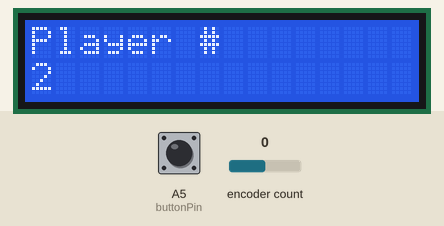
Simulated run of this sketch. Board: Arduino Uno, built with avr-gcc and run on an emulated ATmega328P. On the bench: 16×2 character LCD. The inputs (shaded band) are chosen by the test bench; at power-on: A5 (buttonPin) HIGH, encoder count 0. Storage starts empty; random numbers use the default seed unless the sketch sets one; what the sketch prints to the serial monitor is not drawn.

Above: at 1.2 s.
1.3 s: A5 (buttonPin) pulled LOW for 0.15 s
At 2.1 s:
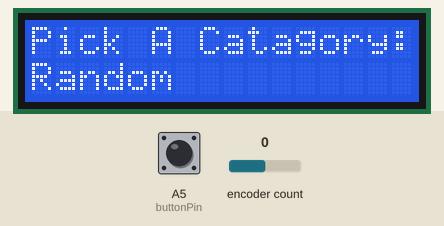
2.9 s: encoder count set to 1
At 3.7 s:
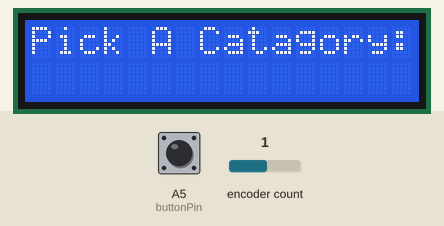
4.6 s: A5 (buttonPin) pulled LOW for 1 s
At 6.8 s:
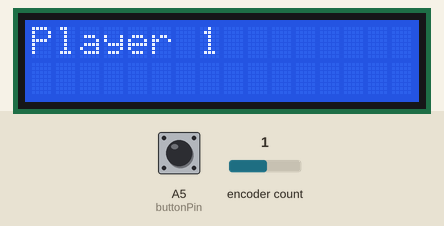
7.1 s: A5 (buttonPin) pulled LOW for 0.15 s
At 8.4 s:
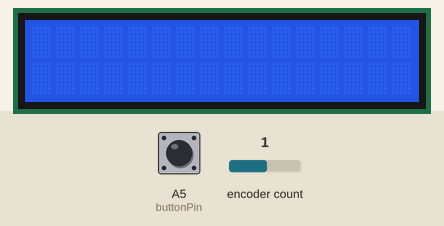
8.7 s: A5 (buttonPin) pulsed LOW 5 times (0.12 s each, 0.3 s apart)
At 10.4 s:
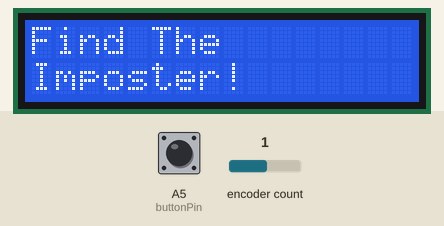
13.2 s: A5 (buttonPin) pulled LOW for 3.2 s
At 17.3 s:
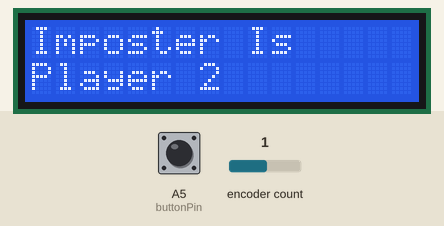
Timing chart, 0 to 18.8 s (numbered marks = the images above; inputs shaded):
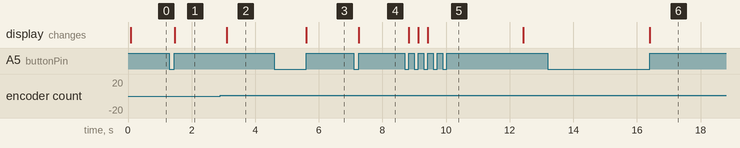

Measured:
- after the input at 1.3 s, the display: changes after 0.16 s (image 1)
- after the input at 2.9 s, the display: changes after 0.21 s (image 2)
- after the input at 4.6 s, the display: changes after 1.0 s (image 3)
- after the input at 7.1 s, the display: changes after 0.15 s (image 4)
- after the input at 8.7 s, the display: first changes after 0.12 s (image 5 shows a later state)
- after the input at 13.2 s, the display: changes after 3.2 s (image 6)

The sketch:

Imposter.ino
```cpp
#include <LiquidCrystal.h>
#include <Encoder.h>
#include <SPI.h>
#include <SD.h>
#include <Wire.h>

// char* getSport() {
//   char* sports[] = {
//     "Hockey",
//     "Volleyball",
//     "Rugby",
//     "Lacrosse",
//     "Cricket",
//     "Handball",
//     "Tennis",
//     "Golf",
//     "Boxing",
//     "Wrestling",
//     "Track & Field",
//     "Swimming",
//     "Gymnastics",
//     "Martial Arts",
//     "Bowling",
//     "Fencing",
//     "Surfing",
//     "Water Polo",
//     "Rowing",
//     "Sailing",
//     "Ice Skating",
//     "Skiing",
//     "Snowboarding",
//     "Curling",
//     "Dodgeball",
//     "Pickleball",
//     "Ultimate Frisbee",
//     "Disc Golf",
//     "Badminton",
//     "Table Tennis",
//     "Kickball"
//   };

//   int SPORTS_COUNT = sizeof(sports) / sizeof(sports[0]);

//   return sports[random(SPORTS_COUNT)];
// }

// Initialize the display with the interface pins:
// (rs, enable, d4, d5, d6, d7)
LiquidCrystal lcd(7, 6, 5, 4, 3, 2); // Example pins

// Initialize encoder
Encoder myEnc(9, 8);
long oldPosition = -999;

// Initialize button
const int buttonPin = A5; // Use analog pin A0
int buttonState = 0;

//Initialize SD
bool sd = true;

void setup() {
  Serial.begin(9600);

  // initialize screen
  lcd.begin(16, 2); // Set up the LCD's number of columns and rows (16x2)

  // initialize encoder
  oldPosition = myEnc.read();
  pinMode(buttonPin, INPUT_PULLUP); // Treat analog pin as digital input
  // pinMode(buttonPin, INPUT);

  // initialize SD
  if (!SD.begin(10)) {
    Serial.println("Card failed, or not present");
    // Don't do anything more:
    sd = false;
  } else {
    Serial.println("SD OK");
  }

  // initialize random
  // if analog input pin 0 is unconnected, random analog
  // noise will cause the call to randomSeed() to generate
  // different seed numbers each time the sketch runs.
  // randomSeed() will then shuffle the random function.
  randomSeed(analogRead(0));
}

void loop() {
  // enter # of players
  lcd.print("Player # ");
  int playernum = 2;

  while (true) {
    buttonState = digitalRead(buttonPin);
    if (buttonState == LOW) {
      break;
    }
    lcd.setCursor(0, 1); // Set cursor to column 0, line 1 (second line)

    long newPosition = myEnc.read();
    if (newPosition > oldPosition && playernum > 2) {
      playernum -= 1;
      delay(200);
      oldPosition = myEnc.read();
    } else if (newPosition < oldPosition) {
      playernum += 1;
      delay(200);
      oldPosition = myEnc.read();
    }
    lcd.print(playernum); // Print time in seconds
    lcd.print("               ");
  }
  while (digitalRead(buttonPin) == LOW) {

  }

  Serial.println("Check 1: Good");
  // choose a catagory
  File inFile = SD.open("_Index.txt");

  if (inFile) {
    Serial.println("Check 2: Good");
  } else if (SD.exists("_Index.txt")) {
    Serial.println("File Found\nError");
  }


  String cats[getFileLen(inFile) + 1];
  cats[0] = "Random";
  int CATSLEN = sizeof(cats)/sizeof(cats[0]);

  Serial.println("Check 3: Good");
  Serial.println(CATSLEN);

  for (int i = 1; i < CATSLEN; i++) {
    cats[i] = getLine(inFile);
    Serial.print(i);
    Serial.print(": ");
    Serial.println(cats[i]);
  }

  inFile.close();

  Serial.println("Check 4: Good");

  lcd.clear();
  lcd.print("Pick A Catagory:");
  int cur = 0;

  while (true) {
    buttonState = digitalRead(buttonPin);
    if (buttonState == LOW) {
      break;
    }
    lcd.setCursor(0, 1); // Set cursor to column 0, line 1 (second line)

    long newPosition = myEnc.read();
    if (newPosition > oldPosition) {
      if (cur > 0) {
        cur -= 1;
      } else {
        cur = CATSLEN - 1;
      }
      delay(200);
      oldPosition = myEnc.read();
    } else if (newPosition < oldPosition) {
      if (cur < CATSLEN - 1) {
        cur += 1;
      } else {
        cur = 0;
      }
      delay(200);
      oldPosition = myEnc.read();
    }
    lcd.print(cats[cur]); // Print
    lcd.print("               ");
  }
  while (digitalRead(buttonPin) == LOW) {

  }

  Serial.println("Check 5: Good");

  if (cur == 0) {
    cur = random(CATSLEN - 1) + 1;
    Serial.println(cur);
  }

  String wrd = getWord(cats[cur]);
  Serial.print("Word: ");
  Serial.println(wrd);
  // choose imposter

  int imp = random(playernum);

  // word reveal
  for (int i = 0; i < playernum; i++) {
    lcd.clear();
    lcd.print("Player ");
    lcd.print(i+1);

    waitForEnter();
    lcd.clear();
    lcd.print(cats[cur]);
    lcd.setCursor(0, 1);
    if (i == imp) {
      lcd.print("Imposter");
    } else {
      lcd.print(wrd);
    }

    waitForEnter();
  }

  // reveal imposter
  lcd.clear();
  lcd.print("Find The");
  lcd.setCursor(0, 1);
  lcd.print("Imposter!");
  delay(3000);

  lcd.clear();
  lcd.print("Click To Reveal");
  lcd.setCursor(0, 1);
  lcd.print("Imposter");
  waitForEnter();

  lcd.clear();
  lcd.print("Imposter Is");
  lcd.setCursor(0, 1);
  lcd.print("Player ");
  lcd.print(imp+1);
  delay(3000);

  lcd.clear();
  lcd.print("Click To Play");
  lcd.setCursor(0, 1);
  lcd.print("Again");
  waitForEnter();
  lcd.clear();
}

void waitForEnter() {
  while (true) {
    if (digitalRead(buttonPin) == LOW) {
      break;
    }
  }
  while (digitalRead(buttonPin) == LOW) {

  }
}

int getFileLen(File input) {
  int pos = input.position();
  input.seek(0);

  int cont = 0;
  while (true) {
    char r = input.read();
    if (r == '\n' ) {
      cont++;
    } else if (r == -1) {
      cont++;
      break;
    }
  }

  input.seek(pos);
  return cont;
}

String getLine(File input) {

  String output;
  while (input.available()) {
    char r = input.read();
    // Serial.println(r);
    if (r == '\n') break;
    else if (r != '\r') output += r;
  }

  return output;

  // 3
}

String getWord(String cat) {
  Serial.println(cat+".txt");
  File wordsFile = SD.open(cat+".txt");
  if (!wordsFile) {
    Serial.println("File Not Found");
  }

  int LEN = getFileLen(wordsFile);

  int rand = random(LEN);

  String word;

  for (int i = 0; i <= rand; i++) {
    word = getLine(wordsFile);
    Serial.print(i);
    Serial.print(": ");
    Serial.println(word);
  }
  wordsFile.close();
  return word;
}
```
